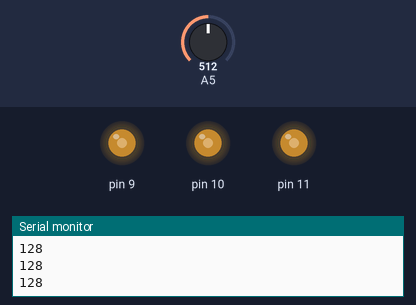
The sketch below on a simulated Arduino Uno, built with avr-gcc and run on an emulated ATmega328P. On the bench: output pins drawn as LEDs (lit = HIGH), the last lines printed to the serial monitor. The test bench sets the inputs (shaded band); at power-on: A5 = 512.

Above: at 1.2 s.
1.3 s: A5 set to 306
At 2.2 s:
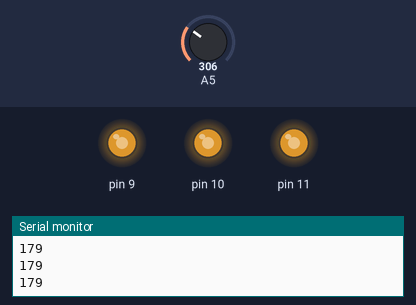
2.8 s: A5 set to 233
At 3.5 s:
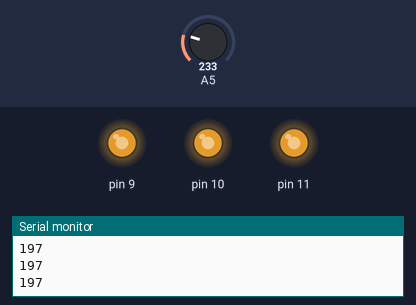
4.3 s: A5 set to 122
At 5.5 s:
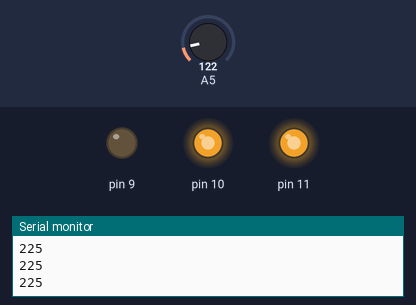
5.8 s: A5 set to 0
At 6.7 s:
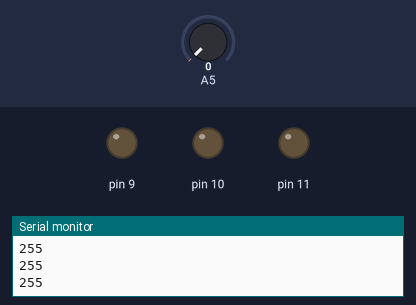
7.3 s: A5 set to 900
At 7.9 s:
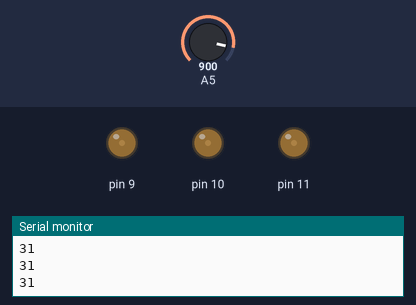
8.8 s: A5 set to 1023
At 9.3 s:
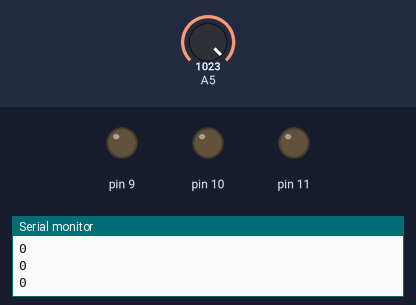
Timing chart, 0 to 11.3 s (numbered marks = the images above; inputs shaded):
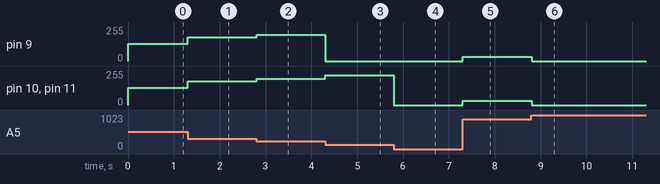

The sketch:

fotorezist_2.ino
```cpp
// C++ code
//
int degisken1 = 0;

void setup()
{
  Serial.begin(9600);

  pinMode(A5, INPUT);
  pinMode(9, OUTPUT);
  pinMode(10, OUTPUT);
  pinMode(11, OUTPUT);
}

void loop()
{
  Serial.println(degisken1);
  degisken1 = map(analogRead(A5), 0, 1023, 0, 255);
  degisken1 = (255 - degisken1);
  if (degisken1 < 221) {
    analogWrite(9, degisken1);
  } else {
    digitalWrite(9, LOW);
  }
  if (degisken1 < 235) {
    analogWrite(10, degisken1);
  } else {
    digitalWrite(10, LOW);
  }
  if (degisken1 < 243) {
    analogWrite(11, degisken1);
  } else {
    digitalWrite(11, LOW);
  }
  delay(10); // Delay a little bit to improve simulation performance
}
```

Measured:
- after the input at 1.3 s, pin 9–11: 128/255 → 179/255 at once
- after the input at 2.8 s, pin 9–11: 179/255 → 197/255 at once
- after the input at 4.3 s, pin 9: 197/255 → 0/255 at once; pin 10, pin 11: 197/255 → 225/255 at once
- after the input at 5.8 s, pin 10, pin 11: 225/255 → 0/255 at once
- after the input at 7.3 s, pin 9–11: 0/255 → 31/255 at once
- after the input at 8.8 s, pin 9–11: 31/255 → 0/255 at once
